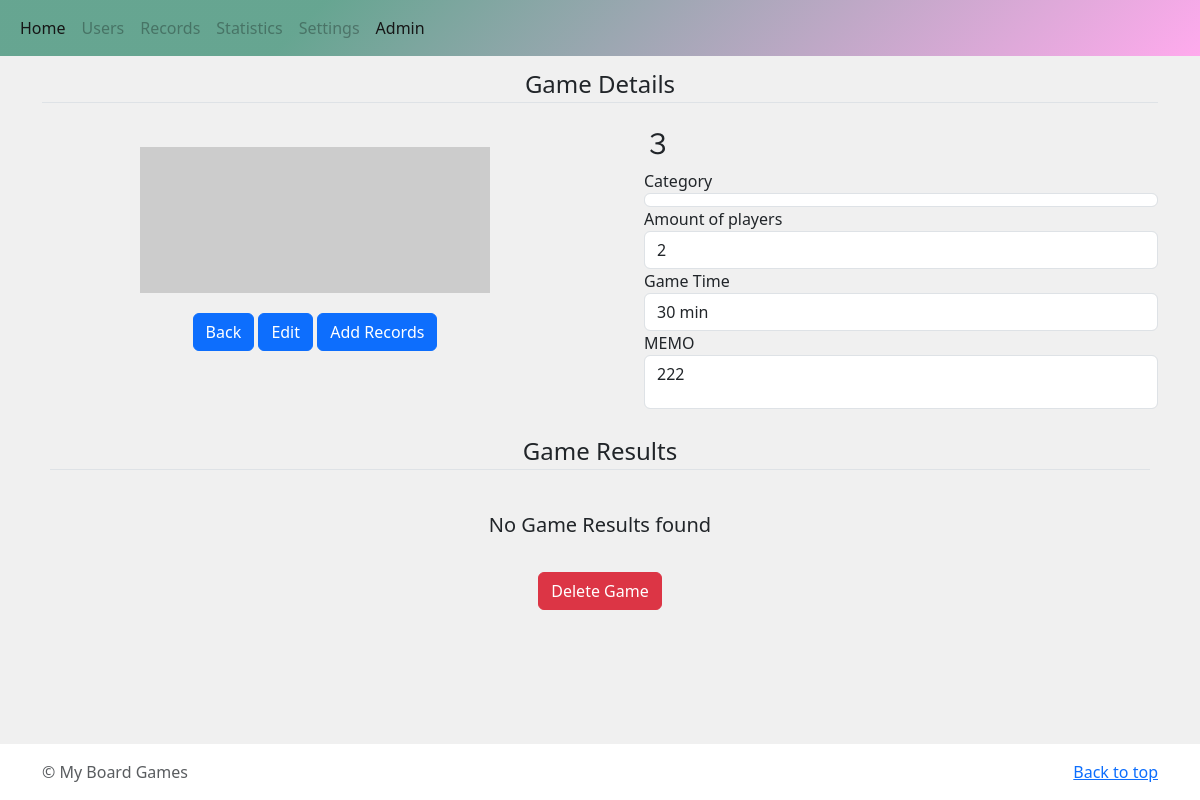
/17, run on the app's committed database.
### cms/models.py (models this page shows)
class Game(models.Model):
    image = models.ImageField(upload_to='images', null=True, blank=True)
    title = models.CharField(max_length=150)
    player = models.CharField(max_length=50)
    time = models.CharField(max_length=50)
    memo = models.TextField(blank=True)
    created_datetime = models.DateTimeField(auto_now_add=True)
    updated_datetime = models.DateTimeField(auto_now=True)
    def __str__(self):
        return self.title

### cms/views.py (the view)
# urls.py: path('<int:game_id>', views.detail, name='detail'),
def detail(request, game_id,):
    game = get_object_or_404(Game, id=game_id)
    histories = History.objects.filter(game=game_id)
    results = Result.objects.filter(history__game=game_id).order_by('-score')
    initial_data = {'game': game}
    record_form = HistoryForm(initial=initial_data)
    record_formset = RecordFormset()
    game_form = GameForm(instance=game)
    context = {
        'game': game,
        'histories': histories,
        'results': results,
        'record_form': record_form,
        'record_formset': record_formset,
        'game_form': game_form,
    }
    return render(request, 'cms/detail.html', context)

### cms/models.py (called while the page is built)
    def __str__(self):
        return self.name

### cms/templates/cms/detail.html (shortened to what this page needs)
{% extends 'cms/base.html' %}
{% block content %}
<div class="container">
    <legend class="border-bottom mb-4 text-center">Game Details</legend>
    <div class="row row-cols-1 row-cols-xs-1 row-cols-sm-1 row-cols-md-2 cols-lg-2 cols-xl-2 cols-xxl-2">
        <div class="col">
            <div class="row">
                <div class="col col-12">
                {% if game.image %}
                    <img class="boardgame-detail-image img-fluid" src="{{ game.image.url }}" alt="plant image">
                {% else %}
                    <img class="boardgame-detail-image img-fluid" src="http://placehold.it/360x150" alt="game image">
                {% endif %}
                </div>
                <div class="col align-items-end" >
                    <div class="text-center">
                        <a href="{% url 'cms:index' %}" class="btn btn-primary">Back</a>
                        <button class="btn btn-primary" data-bs-toggle="modal" data-bs-target="#modalGame">Edit</button>
                        <button class="btn btn-primary" data-bs-toggle="modal" data-bs-target="#modalRecord">Add Records</button>
                    </div>
                </div>
            </div>
        </div>
        <div class="col">
            <ul>
                <div id="" data-name='{{ game }}'><h3>{{ game }}</h3></div>
                <label for="game-category">Category</label><span class="form-control" id="game-category">{{ game.category }}</span>
                <label for="game-player">Amount of players</label><span class="form-control" id="game-player">{{ game.player }}</span>
                <label for="game-time">Game Time</label><span class="form-control" id="game-time">{{ game.time }}</span>
                <label for="game-memo">MEMO</label><span class="form-control" id="game-memo">{{ game.memo | linebreaks | urlize }}</span>
            </ul>
        </div>
    </div>
    <div class="row p-2">
        <div class="col">
            <legend class="border-bottom mb-4 text-center">Game Results</legend>
        </div>
    </div>
    {% if histories %}
        {% for history in histories %}
        <div class="accordion" id="accordionGameHistory{{ history.id }}">
            <div class="accordion-item">
                <h2 class="accordion-header">
                    <button class="accordion-button" type="button" data-bs-toggle="collapse" data-bs-target="#collapse{{ history.id }}" aria-expanded="false" aria-controls="collapse{{ history.id }}">
                        Game ID {{ history.id }}, played on {{ history.date }} ({{ history.duaration }} Min)
                    </button>
                </h2>
                <div id="collapse{{ history.id }}" class="accordion-collapse collapse" data-bs-parent="#accordionGameHistory{{ history.id }}">
                    <div class="accordion-body">
                        <table class="table table-sm table-hover">
                            <thead>
                                <tr>
                                    <th scope="col">Name</th>
                                    <th scope="col">Score</th>
                                    <th scope="col">Winner</th>
                                </tr>
                            </thead>
                            <tbody>
                                {% for result in results %}
                                     {% if result.history_id == history.id %}
                                        <tr>
                                            <td>{{ result.player.name }}</td>
                                            <td>{{ result.score }}</td>
                                            <td>
                                                {% if result.winner == True %}
                                                    {% if result.player.name == "Mag" %}
                                                        <i class="fas fa-trophy" style="color: #d828cf;"></i>
                                                    {% elif result.player.name == "Hurrikan" %}
                                                        <i class="fas fa-otter" style="color: #2f882f;"></i>
                                                    {% elif result.player.name == "Giusy" or result.player.name == "Gizmo" %}
                                                        <i class="fas fa-cat" style="color: #2f882f;"></i>
                                                    {% else %}
                                                        <i class="fas fa-trophy"></i>
                                                    {% endif %}
                                                {% else %}
                                                    <i class="fa-sharp fa-solid fa-x" style="color: #ff2d32;"></i>
                                                {% endif %}
                                            </td>
                                        </tr>
                                     {% endif %}
                                {% endfor %}
                            </tbody>
                        </table>
                    </div>
                </div>
            </div>
        </div>
        {% endfor %}
    {% else %}
    <div class="row p-2">
        <div class="col text-center">
            <p class="lead">
                No Game Results found
            </p>
        </div>
    </div>
    {% endif %}
    <div class="row p-2">
        <div class="col">
            <div class="text-center">
                <button class="btn btn-danger" data-bs-toggle="modal" data-bs-target="#deleteGame">Delete Game</button>
            </div>
        </div>
    </div>
</div>
{% endblock %}

### cms/static/cms/css/style.css (style rules this page uses)
body { background-color: #e2e1d9; overflow: auto; display: flex; min-height: 100vh; flex-direction: column; }
.boardgame-detail-image { display: block; margin: 20px auto; height: 350px; width: 350px; object-fit: scale-down; }

### data on the page
Game: title "３", player "2", time "30 min", memo "222"
